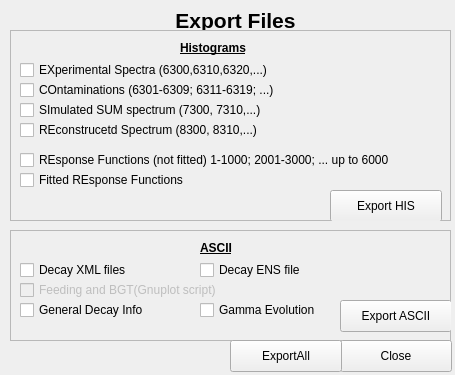
<?xml version="1.0" encoding="UTF-8"?>
<ui version="4.0">
 <class>ExportFiles</class>
 <widget class="QWidget" name="ExportFiles">
  <property name="enabled">
   <bool>true</bool>
  </property>
  <property name="geometry">
   <rect>
    <x>0</x>
    <y>0</y>
    <width>455</width>
    <height>375</height>
   </rect>
  </property>
  <property name="windowTitle">
   <string>ExportFiles</string>
  </property>
  <widget class="QLabel" name="labelEFMain">
   <property name="geometry">
    <rect>
     <x>20</x>
     <y>10</y>
     <width>431</width>
     <height>20</height>
    </rect>
   </property>
   <property name="font">
    <font>
     <pointsize>16</pointsize>
     <weight>75</weight>
     <bold>true</bold>
    </font>
   </property>
   <property name="text">
    <string>Export Files</string>
   </property>
   <property name="alignment">
    <set>Qt::AlignCenter</set>
   </property>
  </widget>
  <widget class="QFrame" name="frame">
   <property name="enabled">
    <bool>true</bool>
   </property>
   <property name="geometry">
    <rect>
     <x>10</x>
     <y>30</y>
     <width>441</width>
     <height>191</height>
    </rect>
   </property>
   <property name="frameShape">
    <enum>QFrame::StyledPanel</enum>
   </property>
   <property name="frameShadow">
    <enum>QFrame::Raised</enum>
   </property>
   <widget class="QLabel" name="label_2">
    <property name="geometry">
     <rect>
      <x>170</x>
      <y>10</y>
      <width>91</width>
      <height>16</height>
     </rect>
    </property>
    <property name="font">
     <font>
      <weight>75</weight>
      <bold>true</bold>
      <underline>true</underline>
     </font>
    </property>
    <property name="text">
     <string>Histograms</string>
    </property>
   </widget>
   <widget class="QCheckBox" name="checkBox_expSpec">
    <property name="geometry">
     <rect>
      <x>10</x>
      <y>30</y>
      <width>321</width>
      <height>20</height>
     </rect>
    </property>
    <property name="toolTip">
     <string>SAve all experimental spectra i.e. 6300, 6310, 6320</string>
    </property>
    <property name="text">
     <string>EXperimental Spectra (6300,6310,6320,...)</string>
    </property>
   </widget>
   <widget class="QCheckBox" name="checkBox_RespFuncRaw">
    <property name="geometry">
     <rect>
      <x>10</x>
      <y>120</y>
      <width>421</width>
      <height>20</height>
     </rect>
    </property>
    <property name="toolTip">
     <string>6300-&gt; 1- 1000; 6310-&gt;2001-3000; etc.</string>
    </property>
    <property name="text">
     <string>REsponse Functions (not fitted) 1-1000; 2001-3000; ... up to 6000</string>
    </property>
   </widget>
   <widget class="QCheckBox" name="checkBox_Contaminations">
    <property name="geometry">
     <rect>
      <x>10</x>
      <y>50</y>
      <width>331</width>
      <height>20</height>
     </rect>
    </property>
    <property name="toolTip">
     <string>Contaminations 6301-6309,6311-6319,..</string>
    </property>
    <property name="text">
     <string>COntaminations (6301-6309; 6311-6319; ...)</string>
    </property>
   </widget>
   <widget class="QCheckBox" name="checkBox_SimSpec">
    <property name="geometry">
     <rect>
      <x>10</x>
      <y>70</y>
      <width>301</width>
      <height>20</height>
     </rect>
    </property>
    <property name="text">
     <string>SImulated SUM spectrum (7300, 7310,...)</string>
    </property>
   </widget>
   <widget class="QCheckBox" name="checkBox_RecSpec">
    <property name="geometry">
     <rect>
      <x>10</x>
      <y>90</y>
      <width>291</width>
      <height>20</height>
     </rect>
    </property>
    <property name="text">
     <string>REconstrucetd Spectrum (8300, 8310,...)</string>
    </property>
   </widget>
   <widget class="QCheckBox" name="checkBox_RespFunFitted">
    <property name="geometry">
     <rect>
      <x>10</x>
      <y>140</y>
      <width>261</width>
      <height>20</height>
     </rect>
    </property>
    <property name="text">
     <string>Fitted REsponse Functions</string>
    </property>
   </widget>
   <widget class="QPushButton" name="button_ExportHIS">
    <property name="geometry">
     <rect>
      <x>320</x>
      <y>160</y>
      <width>112</width>
      <height>32</height>
     </rect>
    </property>
    <property name="text">
     <string>Export HIS</string>
    </property>
   </widget>
  </widget>
  <widget class="QFrame" name="frame_2">
   <property name="enabled">
    <bool>true</bool>
   </property>
   <property name="geometry">
    <rect>
     <x>10</x>
     <y>230</y>
     <width>441</width>
     <height>111</height>
    </rect>
   </property>
   <property name="frameShape">
    <enum>QFrame::StyledPanel</enum>
   </property>
   <property name="frameShadow">
    <enum>QFrame::Raised</enum>
   </property>
   <widget class="QLabel" name="label_3">
    <property name="geometry">
     <rect>
      <x>190</x>
      <y>10</y>
      <width>58</width>
      <height>16</height>
     </rect>
    </property>
    <property name="font">
     <font>
      <weight>75</weight>
      <bold>true</bold>
      <underline>true</underline>
     </font>
    </property>
    <property name="text">
     <string>ASCII</string>
    </property>
   </widget>
   <widget class="QCheckBox" name="checkBox_ExportDecayXML">
    <property name="geometry">
     <rect>
      <x>10</x>
      <y>30</y>
      <width>131</width>
      <height>20</height>
     </rect>
    </property>
    <property name="text">
     <string>Decay XML files</string>
    </property>
   </widget>
   <widget class="QPushButton" name="button_ExportASCII">
    <property name="geometry">
     <rect>
      <x>330</x>
      <y>70</y>
      <width>112</width>
      <height>32</height>
     </rect>
    </property>
    <property name="text">
     <string>Export ASCII</string>
    </property>
   </widget>
   <widget class="QCheckBox" name="checkBox_Feeding">
    <property name="enabled">
     <bool>false</bool>
    </property>
    <property name="geometry">
     <rect>
      <x>10</x>
      <y>50</y>
      <width>231</width>
      <height>20</height>
     </rect>
    </property>
    <property name="text">
     <string>Feeding and BGT(Gnuplot script)</string>
    </property>
   </widget>
   <widget class="QCheckBox" name="checkBox_GenDecInfo">
    <property name="geometry">
     <rect>
      <x>10</x>
      <y>70</y>
      <width>171</width>
      <height>20</height>
     </rect>
    </property>
    <property name="text">
     <string>General Decay Info</string>
    </property>
   </widget>
   <widget class="QCheckBox" name="checkBox_ExportDecayENS">
    <property name="geometry">
     <rect>
      <x>190</x>
      <y>30</y>
      <width>121</width>
      <height>20</height>
     </rect>
    </property>
    <property name="text">
     <string>Decay ENS file</string>
    </property>
   </widget>
   <widget class="QCheckBox" name="checkBox_GammaEvo">
    <property name="geometry">
     <rect>
      <x>190</x>
      <y>70</y>
      <width>171</width>
      <height>20</height>
     </rect>
    </property>
    <property name="text">
     <string>Gamma Evolution</string>
    </property>
   </widget>
  </widget>
  <widget class="QPushButton" name="buttonClose">
   <property name="geometry">
    <rect>
     <x>340</x>
     <y>340</y>
     <width>112</width>
     <height>32</height>
    </rect>
   </property>
   <property name="text">
    <string>Close</string>
   </property>
  </widget>
  <widget class="QPushButton" name="buttonExpAll">
   <property name="enabled">
    <bool>true</bool>
   </property>
   <property name="geometry">
    <rect>
     <x>230</x>
     <y>340</y>
     <width>112</width>
     <height>32</height>
    </rect>
   </property>
   <property name="text">
    <string>ExportAll</string>
   </property>
  </widget>
 </widget>
 <resources/>
 <connections/>
</ui>
